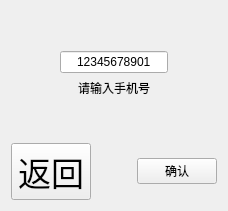
         <widget class="QWidget" name="tab_3">
          <attribute name="title">
           <string>3</string>
          </attribute>
          <layout class="QGridLayout" name="gridLayout_16">
           <item row="0" column="0">
            <layout class="QHBoxLayout" name="horizontalLayout_8">
             <item>
              <spacer name="horizontalSpacer_12">
               <property name="orientation">
                <enum>Qt::Horizontal</enum>
               </property>
               <property name="sizeHint" stdset="0">
                <size>
                 <width>40</width>
                 <height>20</height>
                </size>
               </property>
              </spacer>
             </item>
             <item>
              <layout class="QVBoxLayout" name="verticalLayout_8">
               <item>
                <spacer name="verticalSpacer_8">
                 <property name="orientation">
                  <enum>Qt::Vertical</enum>
                 </property>
                 <property name="sizeHint" stdset="0">
                  <size>
                   <width>20</width>
                   <height>40</height>
                  </size>
                 </property>
                </spacer>
               </item>
               <item>
                <layout class="QVBoxLayout" name="verticalLayout_3">
                 <item>
                  <widget class="QLineEdit" name="lineEdit_phone">
                   <property name="text">
                    <string>12345678901</string>
                   </property>
                   <property name="alignment">
                    <set>Qt::AlignCenter</set>
                   </property>
                  </widget>
                 </item>
                 <item>
                  <widget class="QLabel" name="label_3">
                   <property name="text">
                    <string>请输入手机号</string>
                   </property>
                   <property name="alignment">
                    <set>Qt::AlignCenter</set>
                   </property>
                  </widget>
                 </item>
                </layout>
               </item>
               <item>
                <spacer name="verticalSpacer_7">
                 <property name="orientation">
                  <enum>Qt::Vertical</enum>
                 </property>
                 <property name="sizeHint" stdset="0">
                  <size>
                   <width>20</width>
                   <height>40</height>
                  </size>
                 </property>
                </spacer>
               </item>
              </layout>
             </item>
             <item>
              <spacer name="horizontalSpacer_13">
               <property name="orientation">
                <enum>Qt::Horizontal</enum>
               </property>
               <property name="sizeHint" stdset="0">
                <size>
                 <width>40</width>
                 <height>20</height>
                </size>
               </property>
              </spacer>
             </item>
            </layout>
           </item>
           <item row="1" column="0">
            <layout class="QHBoxLayout" name="horizontalLayout_7">
             <item>
              <widget class="QPushButton" name="pushButton_back_3">
               <property name="font">
                <font>
                 <pointsize>25</pointsize>
                </font>
               </property>
               <property name="text">
                <string>返回</string>
               </property>
               <property name="icon">
                <iconset resource="resources.qrc">
                 <normaloff>:/images/back.png</normaloff>:/images/back.png</iconset>
               </property>
              </widget>
             </item>
             <item>
              <spacer name="horizontalSpacer_11">
               <property name="orientation">
                <enum>Qt::Horizontal</enum>
               </property>
               <property name="sizeHint" stdset="0">
                <size>
                 <width>40</width>
                 <height>20</height>
                </size>
               </property>
              </spacer>
             </item>
             <item>
              <widget class="QPushButton" name="pushButton_submit_3">
               <property name="text">
                <string>确认</string>
               </property>
               <property name="icon">
                <iconset resource="resources.qrc">
                 <normaloff>:/images/ok.png</normaloff>:/images/ok.png</iconset>
               </property>
              </widget>
             </item>
            </layout>
           </item>
          </layout>
         </widget>
